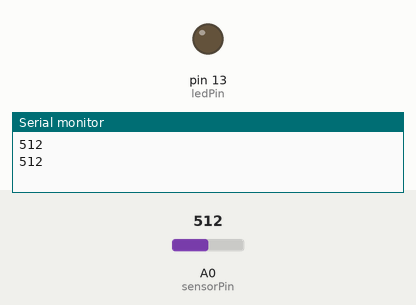
Recording of a sketch running on a simulated Arduino Uno, built with avr-gcc and run on an emulated ATmega328P. Shown: output pins drawn as LEDs (lit = HIGH), the last lines printed to the serial monitor. Inputs (shaded band) come from the test bench; at power-on: A0 (sensorPin) = 512.

Above: at 1.8 s.
1.9 s: A0 (sensorPin) set to 684
3.4 s: A0 (sensorPin) set to 712
At 5.0 s:
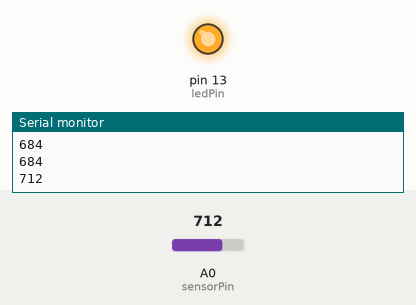
5.5 s: A0 (sensorPin) set to 690
At 6.6 s:
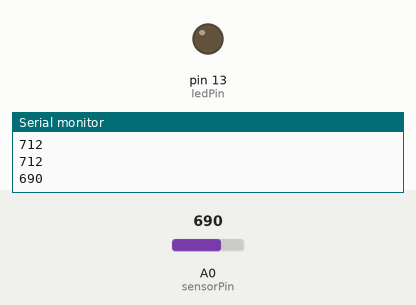
7.5 s: A0 (sensorPin) set to 710
At 9.3 s:
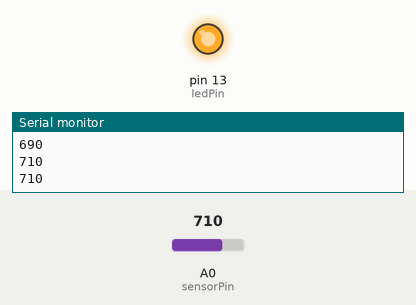
Timing chart, 0 to 10.5 s (numbered marks = the images above; inputs shaded):
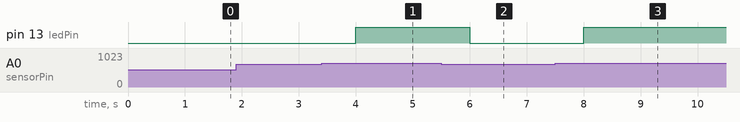

The sketch:

watering_sensor.ino
```cpp
int sensorPin = A0;
int ledPin = 13;
int sensorValue = 0;

void setup() {
  // put your setup code here, to run once:
Serial.begin(9600);
pinMode(ledPin, OUTPUT);
}

void loop() {
  // put your main code here, to run repeatedly:
sensorValue = analogRead(sensorPin);
//sensorValue = map(sensorValue, 0, 1023, 255, 0);
Serial.println(sensorValue);
if (sensorValue > 700) {    // Soil is dry
    digitalWrite(ledPin, HIGH);  // Turn LED on
  } else {
    digitalWrite(ledPin, LOW);   // Turn LED off
  }
  delay(1000);
}
```

Measured:
- the behaviour switches between 700 and 701 on A0 (sensorPin) (found by bisection; images 0 and 1)
- after the input at 3.4 s, pin 13 (ledPin): LOW → HIGH after 0.60 s
- after the input at 5.5 s, pin 13 (ledPin): HIGH → LOW after 0.50 s
- after the input at 7.5 s, pin 13 (ledPin): LOW → HIGH after 0.50 s
